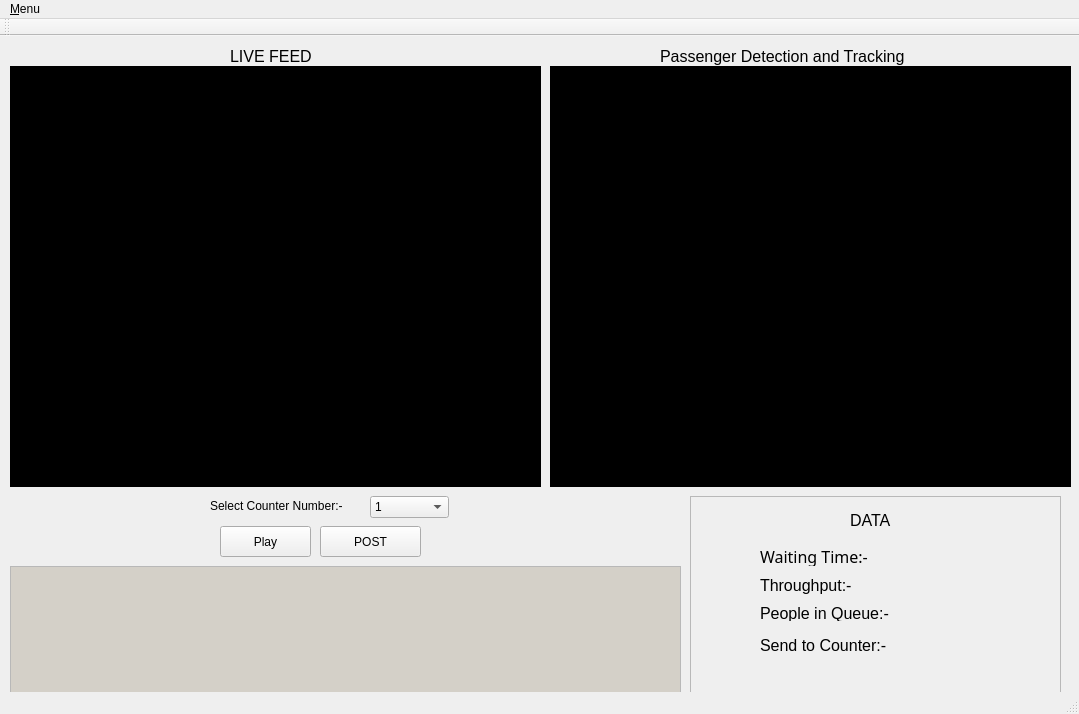
<?xml version="1.0" encoding="UTF-8"?>
<ui version="4.0">
 <class>MainWindow</class>
 <widget class="QMainWindow" name="MainWindow">
  <property name="geometry">
   <rect>
    <x>0</x>
    <y>0</y>
    <width>1079</width>
    <height>714</height>
   </rect>
  </property>
  <property name="windowTitle">
   <string>XYZ Airlines</string>
  </property>
  <property name="windowIcon">
   <iconset>
    <normaloff>../Untitled-2.ico</normaloff>../Untitled-2.ico</iconset>
  </property>
  <widget class="QWidget" name="centralWidget">
   <widget class="QLabel" name="label">
    <property name="geometry">
     <rect>
      <x>210</x>
      <y>460</y>
      <width>151</width>
      <height>20</height>
     </rect>
    </property>
    <property name="text">
     <string>Select Counter Number:-</string>
    </property>
   </widget>
   <widget class="QPushButton" name="pushButton">
    <property name="geometry">
     <rect>
      <x>320</x>
      <y>490</y>
      <width>101</width>
      <height>31</height>
     </rect>
    </property>
    <property name="text">
     <string>POST</string>
    </property>
   </widget>
   <widget class="QLabel" name="label_2">
    <property name="geometry">
     <rect>
      <x>850</x>
      <y>469</y>
      <width>91</width>
      <height>31</height>
     </rect>
    </property>
    <property name="font">
     <font>
      <pointsize>12</pointsize>
     </font>
    </property>
    <property name="text">
     <string>DATA</string>
    </property>
   </widget>
   <widget class="QPushButton" name="pushButton_2">
    <property name="geometry">
     <rect>
      <x>220</x>
      <y>490</y>
      <width>91</width>
      <height>31</height>
     </rect>
    </property>
    <property name="text">
     <string>Play</string>
    </property>
   </widget>
   <widget class="QLabel" name="lblProcessed">
    <property name="geometry">
     <rect>
      <x>550</x>
      <y>30</y>
      <width>521</width>
      <height>421</height>
     </rect>
    </property>
    <property name="font">
     <font>
      <pointsize>10</pointsize>
     </font>
    </property>
    <property name="autoFillBackground">
     <bool>false</bool>
    </property>
    <property name="styleSheet">
     <string notr="true">background-color:black;</string>
    </property>
    <property name="frameShape">
     <enum>QFrame::Box</enum>
    </property>
    <property name="text">
     <string/>
    </property>
   </widget>
   <widget class="QLabel" name="lblOriginal">
    <property name="geometry">
     <rect>
      <x>10</x>
      <y>30</y>
      <width>531</width>
      <height>421</height>
     </rect>
    </property>
    <property name="font">
     <font>
      <pointsize>10</pointsize>
     </font>
    </property>
    <property name="autoFillBackground">
     <bool>false</bool>
    </property>
    <property name="styleSheet">
     <string notr="true">Background-color: black;</string>
    </property>
    <property name="frameShape">
     <enum>QFrame::Box</enum>
    </property>
    <property name="text">
     <string/>
    </property>
   </widget>
   <widget class="QLabel" name="label_3">
    <property name="geometry">
     <rect>
      <x>230</x>
      <y>10</y>
      <width>101</width>
      <height>20</height>
     </rect>
    </property>
    <property name="font">
     <font>
      <pointsize>12</pointsize>
     </font>
    </property>
    <property name="text">
     <string>LIVE FEED</string>
    </property>
   </widget>
   <widget class="QLabel" name="label_4">
    <property name="geometry">
     <rect>
      <x>660</x>
      <y>10</y>
      <width>291</width>
      <height>21</height>
     </rect>
    </property>
    <property name="font">
     <font>
      <pointsize>12</pointsize>
     </font>
    </property>
    <property name="text">
     <string>Passenger Detection and Tracking</string>
    </property>
   </widget>
   <widget class="QLabel" name="label_5">
    <property name="geometry">
     <rect>
      <x>760</x>
      <y>510</y>
      <width>141</width>
      <height>20</height>
     </rect>
    </property>
    <property name="font">
     <font>
      <family>Sans Serif</family>
      <pointsize>12</pointsize>
     </font>
    </property>
    <property name="text">
     <string>Waiting Time:-</string>
    </property>
   </widget>
   <widget class="QLabel" name="label_6">
    <property name="geometry">
     <rect>
      <x>760</x>
      <y>539</y>
      <width>191</width>
      <height>21</height>
     </rect>
    </property>
    <property name="font">
     <font>
      <pointsize>12</pointsize>
     </font>
    </property>
    <property name="text">
     <string>Throughput:-</string>
    </property>
   </widget>
   <widget class="QLabel" name="label_7">
    <property name="geometry">
     <rect>
      <x>760</x>
      <y>569</y>
      <width>241</width>
      <height>16</height>
     </rect>
    </property>
    <property name="font">
     <font>
      <pointsize>12</pointsize>
     </font>
    </property>
    <property name="text">
     <string>People in Queue:-</string>
    </property>
   </widget>
   <widget class="QLabel" name="label_8">
    <property name="geometry">
     <rect>
      <x>760</x>
      <y>599</y>
      <width>241</width>
      <height>20</height>
     </rect>
    </property>
    <property name="font">
     <font>
      <pointsize>12</pointsize>
     </font>
    </property>
    <property name="text">
     <string>Send to Counter:-</string>
    </property>
   </widget>
   <widget class="QLabel" name="label_9">
    <property name="geometry">
     <rect>
      <x>920</x>
      <y>509</y>
      <width>121</width>
      <height>21</height>
     </rect>
    </property>
    <property name="font">
     <font>
      <pointsize>12</pointsize>
     </font>
    </property>
    <property name="text">
     <string/>
    </property>
   </widget>
   <widget class="QLabel" name="label_10">
    <property name="geometry">
     <rect>
      <x>920</x>
      <y>539</y>
      <width>131</width>
      <height>21</height>
     </rect>
    </property>
    <property name="font">
     <font>
      <pointsize>20</pointsize>
     </font>
    </property>
    <property name="text">
     <string/>
    </property>
   </widget>
   <widget class="QLabel" name="label_11">
    <property name="geometry">
     <rect>
      <x>920</x>
      <y>569</y>
      <width>121</width>
      <height>21</height>
     </rect>
    </property>
    <property name="font">
     <font>
      <pointsize>20</pointsize>
     </font>
    </property>
    <property name="text">
     <string/>
    </property>
   </widget>
   <widget class="QLabel" name="label_12">
    <property name="geometry">
     <rect>
      <x>920</x>
      <y>599</y>
      <width>111</width>
      <height>21</height>
     </rect>
    </property>
    <property name="font">
     <font>
      <pointsize>20</pointsize>
     </font>
    </property>
    <property name="text">
     <string/>
    </property>
   </widget>
   <widget class="QComboBox" name="comboBox">
    <property name="geometry">
     <rect>
      <x>370</x>
      <y>460</y>
      <width>79</width>
      <height>22</height>
     </rect>
    </property>
    <item>
     <property name="text">
      <string>1</string>
     </property>
    </item>
    <item>
     <property name="text">
      <string>2</string>
     </property>
    </item>
    <item>
     <property name="text">
      <string>3</string>
     </property>
    </item>
    <item>
     <property name="text">
      <string>4</string>
     </property>
    </item>
    <item>
     <property name="text">
      <string>5</string>
     </property>
    </item>
    <item>
     <property name="text">
      <string>6</string>
     </property>
    </item>
   </widget>
   <widget class="QPlainTextEdit" name="txtXYRadius">
    <property name="geometry">
     <rect>
      <x>10</x>
      <y>530</y>
      <width>671</width>
      <height>141</height>
     </rect>
    </property>
    <property name="palette">
     <palette>
      <active>
       <colorrole role="Base">
        <brush brushstyle="SolidPattern">
         <color alpha="255">
          <red>212</red>
          <green>208</green>
          <blue>200</blue>
         </color>
        </brush>
       </colorrole>
      </active>
      <inactive>
       <colorrole role="Base">
        <brush brushstyle="SolidPattern">
         <color alpha="255">
          <red>212</red>
          <green>208</green>
          <blue>200</blue>
         </color>
        </brush>
       </colorrole>
      </inactive>
      <disabled>
       <colorrole role="Base">
        <brush brushstyle="SolidPattern">
         <color alpha="255">
          <red>212</red>
          <green>208</green>
          <blue>200</blue>
         </color>
        </brush>
       </colorrole>
      </disabled>
     </palette>
    </property>
    <property name="font">
     <font>
      <family>Courier New</family>
      <pointsize>10</pointsize>
     </font>
    </property>
    <property name="readOnly">
     <bool>true</bool>
    </property>
   </widget>
   <widget class="QFrame" name="frame">
    <property name="geometry">
     <rect>
      <x>690</x>
      <y>460</y>
      <width>371</width>
      <height>211</height>
     </rect>
    </property>
    <property name="frameShape">
     <enum>QFrame::StyledPanel</enum>
    </property>
    <property name="frameShadow">
     <enum>QFrame::Raised</enum>
    </property>
   </widget>
  </widget>
  <widget class="QMenuBar" name="menuBar">
   <property name="geometry">
    <rect>
     <x>0</x>
     <y>0</y>
     <width>1079</width>
     <height>19</height>
    </rect>
   </property>
   <widget class="QMenu" name="menuMenu">
    <property name="title">
     <string>&amp;Menu</string>
    </property>
    <addaction name="actionExit"/>
   </widget>
   <addaction name="menuMenu"/>
  </widget>
  <widget class="QToolBar" name="mainToolBar">
   <attribute name="toolBarArea">
    <enum>TopToolBarArea</enum>
   </attribute>
   <attribute name="toolBarBreak">
    <bool>false</bool>
   </attribute>
  </widget>
  <widget class="QStatusBar" name="statusBar"/>
  <action name="actionExit">
   <property name="text">
    <string>&amp;Exit</string>
   </property>
  </action>
 </widget>
 <layoutdefault spacing="6" margin="11"/>
 <resources/>
 <connections/>
</ui>
